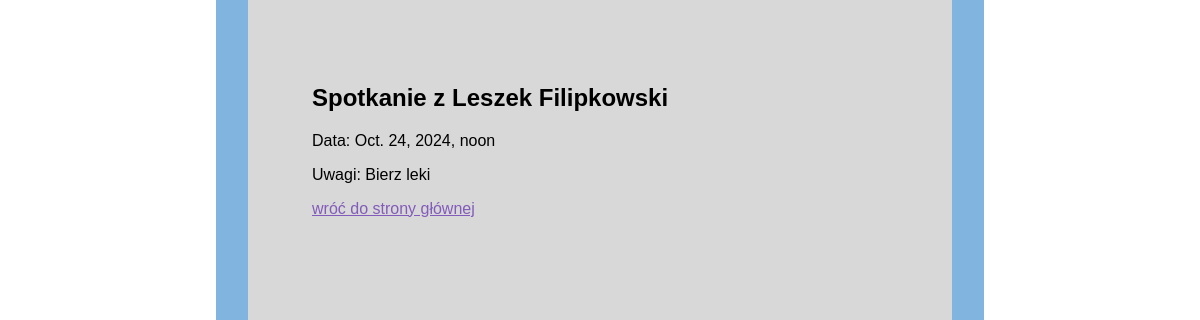
Page /appointment/2 on the committed database.
### appointments/models.py (models this page shows, shortened)
class Appointment(models.Model):
    date = models.DateTimeField(default=now())
    recommendations = models.CharField(max_length=256)
    patient = models.ForeignKey(Patient, on_delete=models.CASCADE)

class Patient(models.Model):
    last_name = models.CharField(max_length=32)
    first_name = models.CharField(max_length=32)
    city = models.CharField(max_length=96)
    address = models.CharField(max_length=144)
    age = models.IntegerField()

### appointments/views.py (the view)
# urls.py: path('appointment/<int:appointment_id>', views.appointment, name='appointment'),
def appointment(request, appointment_id):
    appointment = get_object_or_404(Appointment, id=appointment_id)
    return render(request, 'appointment.html', {
        'appointment': appointment
    })

### templates/appointment.html (shortened to what this page needs)
{% extends 'base.html' %}
{% block content %}
    <h2>Spotkanie z {{ appointment.patient.first_name }} {{ appointment.patient.last_name }}</h2>
    <p>Data: {{ appointment.date }}</p>
    <p>Uwagi: {{ appointment.recommendations }}</p>
    <p><a href="{% url 'index' %}">wróć do strony głównej</a></p>
{% endblock %}

### static/style.css (style rules this page uses)
:root { --bgcol: #d8d8d8; --blue-l: #81b5df; --link: #835bba; --link-hover: #da1eba; }
*, *::before, *::after { box-sizing: border-box; font-family: "Liberation Sans", sans-serif; }
body { margin: 0; background-image: url("img/nobody-office-with-medical-equipment-instruments.jpg"); background-size: cover; background-attachment: fixed; background-position-y: -300px; }
a { color: var(--link); }

### rows in the picture
Appointment: patient.first_name "Leszek", patient.last_name "Filipkowski", date "Oct. 24, 2024, noon", recommendations "Bierz leki"
